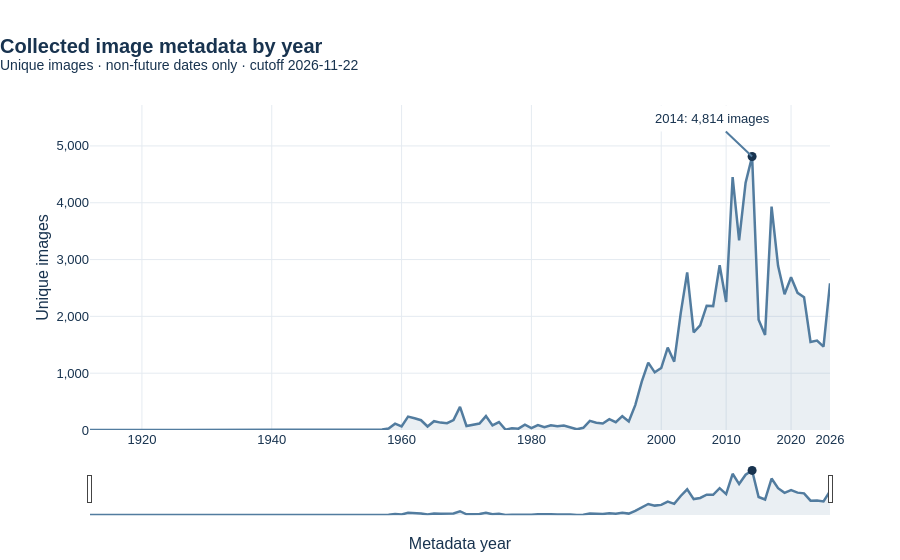

Write notebook code for a chart like this one.
### Markdown cell above
#### E. Visualization
The full historical period is visible by default. Use the range slider to inspect the modern archive more closely. The highlighted point marks the largest annual cohort.

### Code cell
fig_history = px.line(
    annual_counts, x="year", y="unique_images", custom_data=["share", "period_note"],
    title=f"<b>Collected image metadata by year</b><br><sup>Unique images · non-future dates only · cutoff {as_of_date}</sup>",
    labels={"year": "Metadata year", "unique_images": "Unique images"},
)
fig_history.update_traces(
    line=dict(color=BLUE, width=2.5), fill="tozeroy", fillcolor="rgba(82,124,159,0.12)",
    hovertemplate="<b>%{x:.0f}</b><br>Unique images: %{y:,}<br>Share: %{customdata[0]:.1f}%<br>%{customdata[1]}<extra></extra>",
)
fig_history.add_scatter(x=[int(peak_year["year"])], y=[int(peak_year["unique_images"])],
                        mode="markers", marker=dict(color=NAVY, size=9), showlegend=False,
                        hoverinfo="skip")
fig_history.add_annotation(x=int(peak_year["year"]), y=int(peak_year["unique_images"]),
    text=f"{int(peak_year['year'])}: {int(peak_year['unique_images']):,} images",
    showarrow=True, arrowhead=0, arrowcolor=BLUE, ax=-40, ay=-38,
    bgcolor="white", borderpad=5, font=dict(color=NAVY))
# Label the final data year explicitly while keeping the full historical span.
fig_history.update_xaxes(
    tickformat="d", tickmode="array",
    tickvals=[1920, 1940, 1960, 1980, 2000, 2010, 2020, 2026],
    tickangle=0,
    rangeslider=dict(visible=True, thickness=0.13),
)
fig_history.update_yaxes(tickformat=",d", rangemode="tozero")
fig_history.update_layout(height=560, showlegend=False, margin=dict(t=105, b=45))
fig_history.show(config=CHART_CONFIG)

### Figure 1 — Plotly figure (JSON) as saved in the notebook; plotly's stock layout.template omitted (floating-point values rounded to 4 significant figures; data arrays with more than 128 entries replaced by an {"elided": "..."} marker saying what was removed)
{"data": [{"customdata": {"elided": "115x2 mixed values"}, "fill": "tozeroy", "fillcolor": "rgba(82,124,159,0.12)", "hovertemplate": "<b>%{x:.0f}</b><br>Unique images: %{y:,}<br>Share: %{customdata[0]:.1f}%<br>%{customdata[1]}<extra></extra>", "legendgroup": "", "line": {"color": "#527C9F", "dash": "solid", "width": 2.5}, "marker": {"symbol": "circle"}, "mode": "lines", "name": "", "orientation": "v", "showlegend": false, "type": "scatter", "x": [1912, 1913, 1914, 1915, 1916, 1917, 1918, 1919, 1920, 1921, 1922, 1923, 1924, 1925, 1926, 1927, 1928, 1929, 1930, 1931, 1932, 1933, 1934, 1935, 1936, 1937, 1938, 1939, 1940, 1941, 1942, 1943, 1944, 1945, 1946, 1947, 1948, 1949, 1950, 1951, 1952, 1953, 1954, 1955, 1956, 1957, 1958, 1959, 1960, 1961, 1962, 1963, 1964, 1965, 1966, 1967, 1968, 1969, 1970, 1971, 1972, 1973, 1974, 1975, 1976, 1977, 1978, 1979, 1980, 1981, 1982, 1983, 1984, 1985, 1986, 1987, 1988, 1989, 1990, 1991, 1992, 1993, 1994, 1995, 1996, 1997, 1998, 1999, 2000, 2001, 2002, 2003, 2004, 2005, 2006, 2007, 2008, 2009, 2010, 2011, 2012, 2013, 2014, 2015, 2016, 2017, 2018, 2019, 2020, 2021, 2022, 2023, 2024, 2025, 2026], "xaxis": "x", "y": [1, 0, 0, 0, 0, 0, 0, 0, 0, 0, 0, 0, 0, 0, 0, 0, 0, 0, 0, 0, 0, 0, 0, 0, 0, 0, 0, 0, 0, 0, 0, 0, 0, 0, 0, 0, 0, 1, 4, 3, 1, 0, 1, 0, 0, 9, 25, 111, 64, 236, 206, 172, 62, 155, 130, 120, 173, 407, 70, 86, 113, 245, 81, 140, 7, 32, 24, 93, 33, 88, 48, 83, 65, 80, 47, 12, 39, 160, 128, 115, 191, 137, 243, 151, 438, 852, 1185, 1014, 1090, 1452, 1203, 2052, 2774, 1718, 1841, 2188, 2181, 2901, 2254, 4451, 3337, 4353, 4814, 1941, 1673, 3933, 2890, 2390, 2688, 2415, 2339, 1549, 1574, 1466, 2582], "yaxis": "y"}, {"hoverinfo": "skip", "marker": {"color": "#18334F", "size": 9}, "mode": "markers", "showlegend": false, "type": "scatter", "x": [2014], "y": [4814]}], "layout": {"annotations": [{"arrowcolor": "#527C9F", "arrowhead": 0, "ax": -40, "ay": -38, "bgcolor": "white", "borderpad": 5, "font": {"color": "#18334F"}, "showarrow": true, "text": "2014: 4,814 images", "x": 2014, "y": 4814}], "height": 560, "legend": {"tracegroupgap": 0}, "margin": {"b": 45, "t": 105}, "showlegend": false, "title": {"text": "<b>Collected image metadata by year</b><br><sup>Unique images · non-future dates only · cutoff 2026-11-22</sup>"}, "xaxis": {"anchor": "y", "domain": [0, 1], "rangeslider": {"thickness": 0.13, "visible": true}, "tickangle": 0, "tickformat": "d", "tickmode": "array", "tickvals": [1920, 1940, 1960, 1980, 2000, 2010, 2020, 2026], "title": {"text": "Metadata year"}}, "yaxis": {"anchor": "x", "domain": [0, 1], "rangemode": "tozero", "tickformat": ",d", "title": {"text": "Unique images"}}}}
